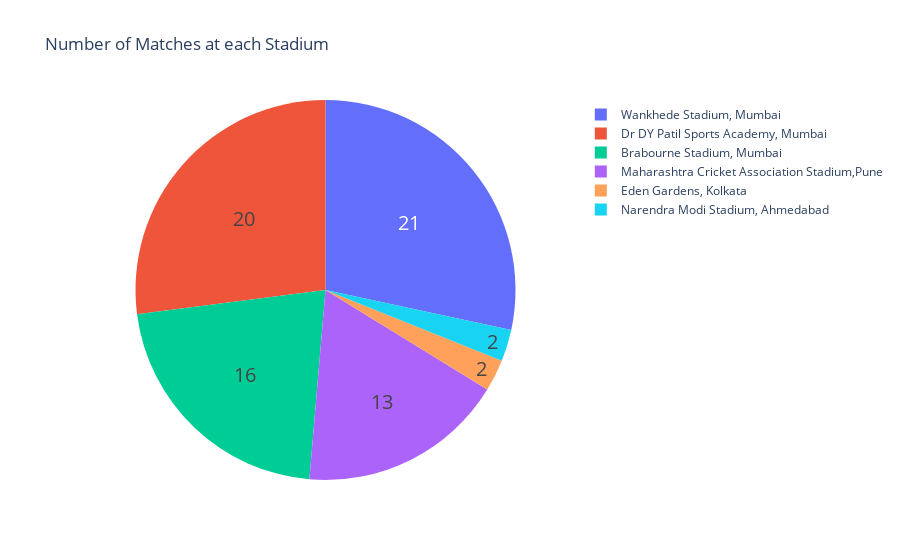

The notebook cell saved with this chart:
### Code cell
#No of Matches at each Stadium.

venue = df["venue"].value_counts()
label = venue.index
counts = venue.values

fig = go.Figure(data=[go.Pie(labels=label, values=counts)])
fig.update_layout(title_text='Number of Matches at each Stadium')
fig.update_traces(hoverinfo='label+percent', 
                  textinfo='value', textfont_size=20)
fig.show()

### Figure 1 — Plotly figure (JSON) as saved in the notebook; plotly's stock layout.template omitted (floating-point values rounded to 4 significant figures)
{"data": [{"hoverinfo": "label+percent", "labels": ["Wankhede Stadium, Mumbai", "Dr DY Patil Sports Academy, Mumbai", "Brabourne Stadium, Mumbai", "Maharashtra Cricket Association Stadium,Pune", "Eden Gardens, Kolkata", "Narendra Modi Stadium, Ahmedabad"], "textfont": {"size": 20}, "textinfo": "value", "type": "pie", "values": [21, 20, 16, 13, 2, 2]}], "layout": {"title": {"text": "Number of Matches at each Stadium"}}}
